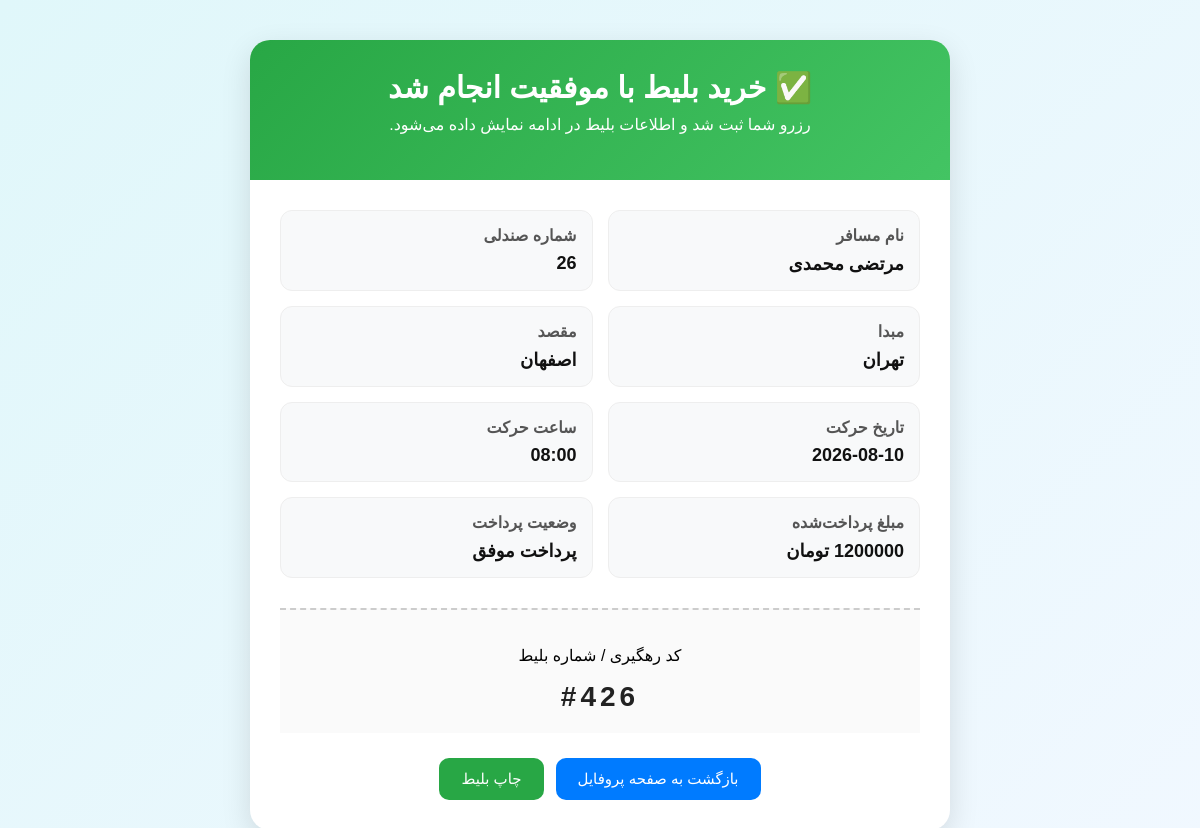
The app's page /bookings/ticket-success/4/ with its own data.
### bookings/models.py (models this page shows, shortened)
class Ticket(models.Model):
    booking=models.ForeignKey(Booking,on_delete=models.CASCADE,related_name="tickets")
    trip=models.ForeignKey("trips.Trip",on_delete=models.PROTECT,related_name="tickets")
    full_name=models.CharField(max_length=120)
    national_code=models.CharField(max_length=10)
    seat_number=models.PositiveSmallIntegerField()
    class Meta:
        constraints=[
            models.UniqueConstraint(fields=["trip","seat_number"],name="unique_seat_per_trip"),
        ]

class Booking(models.Model):
    class Status(models.TextChoices):
        PENDING="PENDING","در انتظار پرداخت"
        PAID="PAID","پرداخت شده"
        CANCELED="CANCELED","لغو شده"
        REFUNDED="REFUNDED","مسترد شده"
    user=models.ForeignKey(settings.AUTH_USER_MODEL,on_delete=models.PROTECT,related_name="bookings")
    trip=models.ForeignKey("trips.Trip",on_delete=models.PROTECT,related_name="bookings")
    status=models.CharField(max_length=20,choices=Status.choices,default=Status.PENDING)
    created_at=models.DateTimeField(auto_now_add=True)
    total_amount=models.PositiveIntegerField(default=0)

class Payment(models.Model):
    class Status(models.TextChoices):
        INITIATED="INITIATED","شروع شده"
        SUCCESS="SUCCESS","موفق"
        FAILED="FAILED","ناموفق"
    booking=models.OneToOneField(Booking,on_delete=models.CASCADE,related_name="payment")
    status=models.CharField(max_length=20,choices=Status.choices,default=Status.INITIATED)
    amount=models.PositiveIntegerField()
    gateway=models.CharField(max_length=50,default="mock")
    ref_id=models.CharField(max_length=100,blank=True,null=True)
    created_at=models.DateTimeField(auto_now_add=True)
    paid_at=models.DateField(blank=True,null=True)

### trips/models.py (models this page shows, shortened)
class Trip(models.Model):
    origin=models.ForeignKey(City,on_delete=models.PROTECT,related_name="departing_trips")
    destination=models.ForeignKey(City,on_delete=models.PROTECT,related_name="arriving_trips")
    bus=models.ForeignKey(Bus,on_delete=models.PROTECT,related_name="trips")
    available_seats=models.PositiveBigIntegerField(default=40)
    departure_datetime=models.DateTimeField()
    arrival_datetime=models.DateTimeField(blank=True,null=True)
    price=models.PositiveIntegerField()
    is_active=models.BooleanField(default=True)
    class Meta:
        indexes=[
            models.Index(fields=["origin","destination","departure_datetime"]),
        ]

class City(models.Model):
    name=models.CharField(max_length=100,unique=True)
    slug=models.SlugField(max_length=120,unique=True)
    def __str__(self):
        return self.name

### bookings/views.py (the view)
# urls.py: path('ticket-success/<int:ticket_id>/',views.ticket_success,name='ticket_success'),
def ticket_success(request,ticket_id):
    ticket=get_object_or_404(Ticket,id=ticket_id)
    return render(request,'bookings/ticket_success.html',{'ticket':ticket})

### bookings/templates/bookings/ticket_success.html (shortened to what this page needs)
<!DOCTYPE html>
<html lang="fa" dir="rtl">
<head>
</head>
<body>
<div class="success-container">
    <div class="success-header">
        <h1>✅ خرید بلیط با موفقیت انجام شد</h1>
        <p>رزرو شما ثبت شد و اطلاعات بلیط در ادامه نمایش داده می‌شود.</p>
    </div>
    <div class="ticket-body">
        <div class="ticket-info">
            <div class="info-box">
                <strong>نام مسافر</strong>
                <span>{{ ticket.full_name }}</span>
            </div>
            <div class="info-box">
                <strong>شماره صندلی</strong>
                <span>{{ ticket.seat_number }}</span>
            </div>
            <div class="info-box">
                <strong>مبدا</strong>
                <span>{{ ticket.trip.origin }}</span>
            </div>
            <div class="info-box">
                <strong>مقصد</strong>
                <span>{{ ticket.trip.destination }}</span>
            </div>
            <div class="info-box">
                <strong>تاریخ حرکت</strong>
                <span>{{ ticket.trip.departure_datetime|date:"Y-m-d" }}</span>
            </div>
            <div class="info-box">
                <strong>ساعت حرکت</strong>
                <span>{{ ticket.trip.departure_datetime|date:"H:i" }}</span>
            </div>
            <div class="info-box">
                <strong>مبلغ پرداخت‌شده</strong>
                <span>{{ ticket.booking.payment.amount }} تومان</span>
            </div>
            <div class="info-box">
                <strong>وضعیت پرداخت</strong>
                <span>پرداخت موفق</span>
            </div>
        </div>
        <div class="barcode">
            <p>کد رهگیری / شماره بلیط</p>
            <div class="barcode-code">#{{ ticket.id }}{{ ticket.seat_number }}</div>
        </div>
        <div class="buttons">
            <a href="{% url 'accounts:profile' %}" class="btn btn-primary">بازگشت به صفحه پروفایل</a>
            <a href="javascript:window.print()" class="btn btn-print">چاپ بلیط</a>
        </div>
    </div>
</div>
</body>
</html>

### bookings/templates/bookings/ticket_success.html (style rules this page uses)
body { margin: 0; font-family: Tahoma, sans-serif; background: linear-gradient(135deg, #e0f7fa, #f1f8ff); padding: 40px; }
.success-container { max-width: 700px; margin: auto; background: #fff; border-radius: 20px; box-shadow: 0 10px 30px rgba(0,0,0,0.12); overflow: hidden; }
.success-header { background: linear-gradient(135deg, #28a745, #43c463); color: white; text-align: center; padding: 30px 20px; }
.success-header h1 { margin: 0; font-size: 30px; }
.success-header p { margin-top: 10px; font-size: 16px; }
.ticket-body { padding: 30px; }
.ticket-info { display: grid; grid-template-columns: 1fr 1fr; gap: 15px; }
.info-box { background: #f8f9fa; padding: 15px; border-radius: 12px; border: 1px solid #eee; }
.info-box strong { display: block; color: #555; margin-bottom: 8px; }
.info-box span { font-size: 18px; color: #111; font-weight: bold; }
.barcode { margin-top: 30px; text-align: center; padding: 20px; background: #fafafa; border-top: 2px dashed #ccc; }
.barcode-code { font-size: 28px; letter-spacing: 4px; font-weight: bold; color: #222; }
.buttons { margin-top: 25px; display: flex; gap: 12px; justify-content: center; flex-wrap: wrap; }
.btn { text-decoration: none; background: #007bff; color: white; padding: 12px 22px; border-radius: 10px; font-size: 15px; transition: 0.3s; }
.btn-print { background: #28a745; }

### records on screen
Ticket: full_name "مرتضی محمدی", seat_number "26", trip.origin "تهران", trip.destination "اصفهان", trip.departure_datetime "2026-08-10", trip.departure_datetime "08:00", booking.payment.amount "1200000", id "4"
